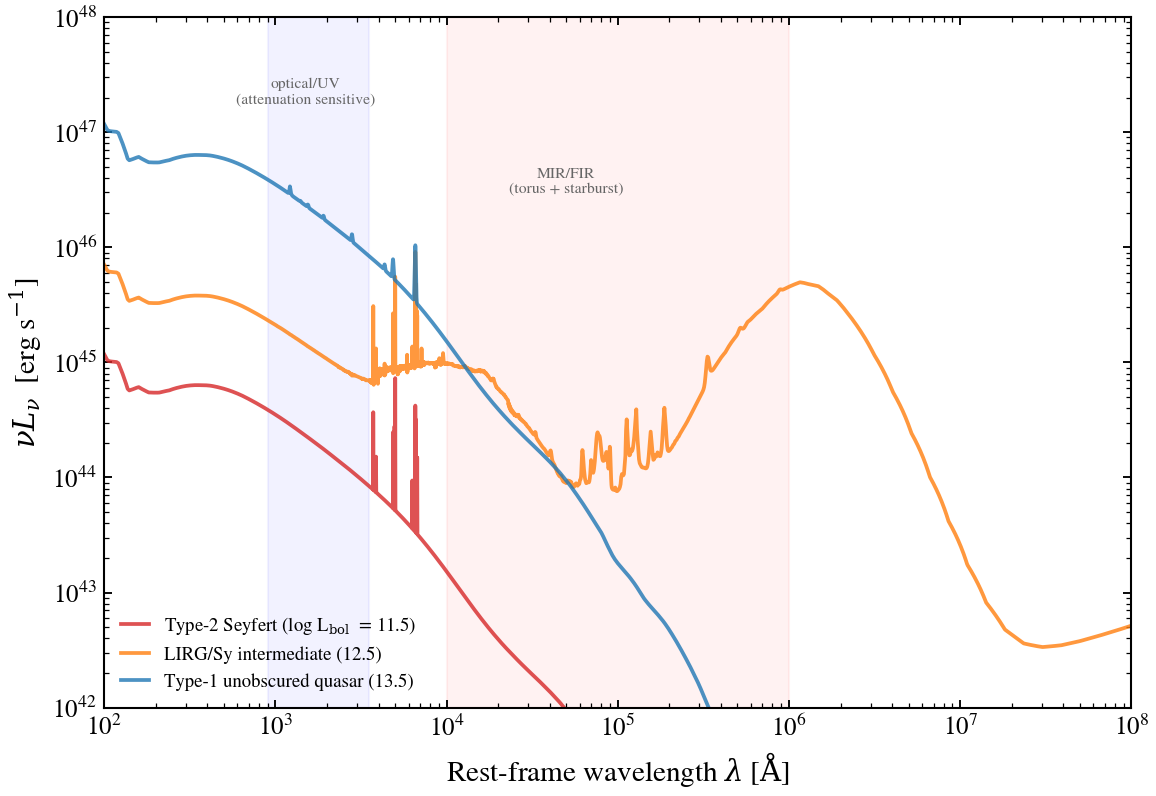

Write Python code to recreate this figure.
"""
AGN archetypes: Seyfert, quasar, and LIRG/Sy across bolometric luminosity
==========================================================================

Three distinct AGN types overlaid to show how AGN morphology and obscuration
evolve with luminosity:

1. **Type-2 obscured Seyfert** (log L_bol ~ 44.5): Heavy obscuration
   dominates; torus reprocesses the central UV/optical into MIR; the
   hot inner disc is hidden; NLR broad lines attenuated.

2. **Type-1 unobscured quasar** (log L_bol ~ 46.5): Bright hot disc
   (big blue bump) fully visible; broad emission lines prominent; minimal
   dust attenuation; radiates across UV to IR with hard X-ray power law.

3. **LIRG/Sy intermediate** (log L_bol ~ 45.5): Moderate starburst–AGN
   blend; mixed obscuration; both torus and starburst dust reprocess;
   narrow-line region visible; bridging the Seyfert–quasar continuum.

This archetype figure is the diagnostic for understanding how AGN

classification depends on viewing angle, accretion rate, and dust geometry.
"""

import os

os.environ["TF_CPP_MIN_LOG_LEVEL"] = "2"  # suppress XLA/PjRt C++ INFO+WARNING logs

import warnings

import jax
import matplotlib.pyplot as plt
import numpy as np

import tengri
from tengri.analysis.plotting import setup_style

setup_style()
warnings.filterwarnings("ignore", message=".*BakedInBackend.*")

C_AA_PER_S = 2.998e18

# Use bare-stellar SSP for Cue compatibility (if nebular is added later)
ssp = tengri.load_ssp()

COMMON = dict(
    redshift=tengri.Fixed(0.0),  # Rest-frame only (predict_rest_sed)
)

def build_agn_archetype(log_lbol, agn_frac, agn_blocks, sfr_log, dust_config):
    """Build an AGN archetype model.

    Parameters
    ----------
    log_lbol : float
        Bolometric AGN luminosity, log10(L_bol / L_sun).
    agn_frac : float
        AGN fraction of total luminosity.
    agn_blocks : dict
        Composable AGN dict with 'disc', 'torus', 'lines', 'feii', 'atten'.
    sfr_log : float
        log10(SFR / M_sun yr^-1); -10 for pure AGN, positive for starburst blend.
    dust_config : dict
        Dust block dict with 'type', 'tau_diff', 'tau_bc', 'emission'.

    Returns
    -------
    wave : ndarray, shape (n_wave,)
        Rest-frame wavelengths [Angstrom].
    nu_l_nu : ndarray, shape (n_wave,)
        nu * L_nu [erg/s].
    """
    agn_dict = {
        "log_lbol": log_lbol,
        "frac": agn_frac,
        "*": tengri.FIXED,
    }
    agn_dict.update(agn_blocks)
    model = tengri.SEDModel.build(
        ssp,
        sfh={"type": "const", "*": tengri.FIXED, "log_sfr": sfr_log},
        dust=dust_config,
        agn=agn_dict,
        **COMMON,
    )
    p = dict(model.spec.sample(jax.random.PRNGKey(0)))
    out = model.predict_rest_sed(p)
    wave = np.asarray(out.wavelength)
    return wave, np.asarray(out.sed)


# ============================================================================
# Archetype 1: Type-2 Obscured Seyfert (log L_bol ~ 44.5)
# ============================================================================
# Heavy torus attenuation (tau_bc ~ 3.0 in front of disc);
# faint visible disc, bright MIR torus re-emission;
# NLR present but dust-attenuated.

wave_sy2, sed_sy2 = build_agn_archetype(
    log_lbol=11.5,
    agn_frac=1.0,
    agn_blocks=dict(
        disc={"type": "multicolor", "*": tengri.FIXED},
        torus={"type": "skirtor", "*": tengri.FIXED},
        lines={"type": "nlr", "*": tengri.FIXED},
    ),
    sfr_log=-10.0,  # Pure AGN, negligible starburst
    dust_config={
        "type": "two_component",
        "tau_diff": 0.1,       # Minimal diffuse dust
        "tau_bc": 3.0,         # Heavy birth-cloud attenuation in front of AGN
        "*": tengri.FIXED,
        "emission": {"type": "dale2014", "*": tengri.FIXED},
    },
)
nu_l_nu_sy2 = C_AA_PER_S / wave_sy2 * sed_sy2

# ============================================================================
# Archetype 2: Type-1 Unobscured Quasar (log L_bol ~ 46.5)
# ============================================================================
# Bare disc + broad lines fully visible; minimal dust extinction;
# big blue bump dominates optical/UV; hard X-ray power law.

wave_q, sed_q = build_agn_archetype(
    log_lbol=13.5,
    agn_frac=1.0,
    agn_blocks=dict(
        disc={"type": "multicolor", "*": tengri.FIXED},
        torus={"type": "skirtor", "*": tengri.FIXED},
        lines={"type": "blr", "*": tengri.FIXED},  # BLR instead of NLR
    ),
    sfr_log=-10.0,  # Pure AGN
    dust_config={
        "type": "two_component",
        "tau_diff": 0.0,       # No diffuse dust
        "tau_bc": 0.0,         # No birth-cloud attenuation
        "*": tengri.FIXED,
        "emission": {"type": "dale2014", "*": tengri.FIXED},
    },
)
nu_l_nu_q = C_AA_PER_S / wave_q * sed_q

# ============================================================================
# Archetype 3: LIRG/Sy Intermediate (log L_bol ~ 45.5)
# ============================================================================
# Moderate AGN + starburst blend; mixed obscuration from torus + diffuse dust;
# visible disc and NLR; intermediate FIR luminosity.

wave_lirg, sed_lirg = build_agn_archetype(
    log_lbol=12.5,
    agn_frac=0.6,  # Significant starburst contribution
    agn_blocks=dict(
        disc={"type": "multicolor", "*": tengri.FIXED},
        torus={"type": "skirtor", "*": tengri.FIXED},
        lines={"type": "nlr", "*": tengri.FIXED},
    ),
    sfr_log=2.0,  # ~100 M_sun / yr ongoing starburst
    dust_config={
        "type": "two_component",
        "tau_diff": 1.5,       # Moderate diffuse dust from starburst
        "tau_bc": 1.0,         # Moderate birth-cloud attenuation
        "*": tengri.FIXED,
        "emission": {"type": "dale2014", "*": tengri.FIXED},
    },
)
nu_l_nu_lirg = C_AA_PER_S / wave_lirg * sed_lirg

# ============================================================================
# Plot: Overlay all three archetypes
# ============================================================================

fig, ax = plt.subplots(figsize=(8.0, 5.6))

# Use a common wavelength grid for alignment (quasar's grid as reference)
ax.loglog(
    wave_sy2,
    nu_l_nu_sy2,
    color="#d62728",
    lw=1.8,
    label="Type-2 Seyfert (log L$_{\\rm bol}$  = 11.5)",
    alpha=0.8,
)
ax.loglog(
    wave_lirg,
    nu_l_nu_lirg,
    color="#ff7f0e",
    lw=1.8,
    label="LIRG/Sy intermediate (12.5)",
    alpha=0.8,
)
ax.loglog(
    wave_q,
    nu_l_nu_q,
    color="#1f77b4",
    lw=1.8,
    label="Type-1 unobscured quasar (13.5)",
    alpha=0.8,
)

ax.set(
    xlabel=r"Rest-frame wavelength $\lambda$ [$\mathrm{\AA}$]",
    ylabel=r"$\nu L_\nu$  [erg s$^{-1}$]",
    xlim=(100, 1e8),
    ylim=(1e42, 1e48),
)

ax.legend(frameon=False, fontsize=9, loc="lower left")

# Annotate key regions
ax.axvspan(900, 3500, alpha=0.05, color="blue", label="_")
ax.text(
    1500,
    3e47,
    "optical/UV\n(attenuation sensitive)",
    fontsize=7.5,
    color="0.4",
    ha="center",
    va="top",
)

ax.axvspan(1e4, 1e6, alpha=0.05, color="red", label="_")
ax.text(
    5e4,
    5e46,
    "MIR/FIR\n(torus + starburst)",
    fontsize=7.5,
    color="0.4",
    ha="center",
    va="top",
)

fig.tight_layout()
plt.savefig("plot_seyfert_quasar_blazar_archetypes.png", dpi=150, bbox_inches="tight")
